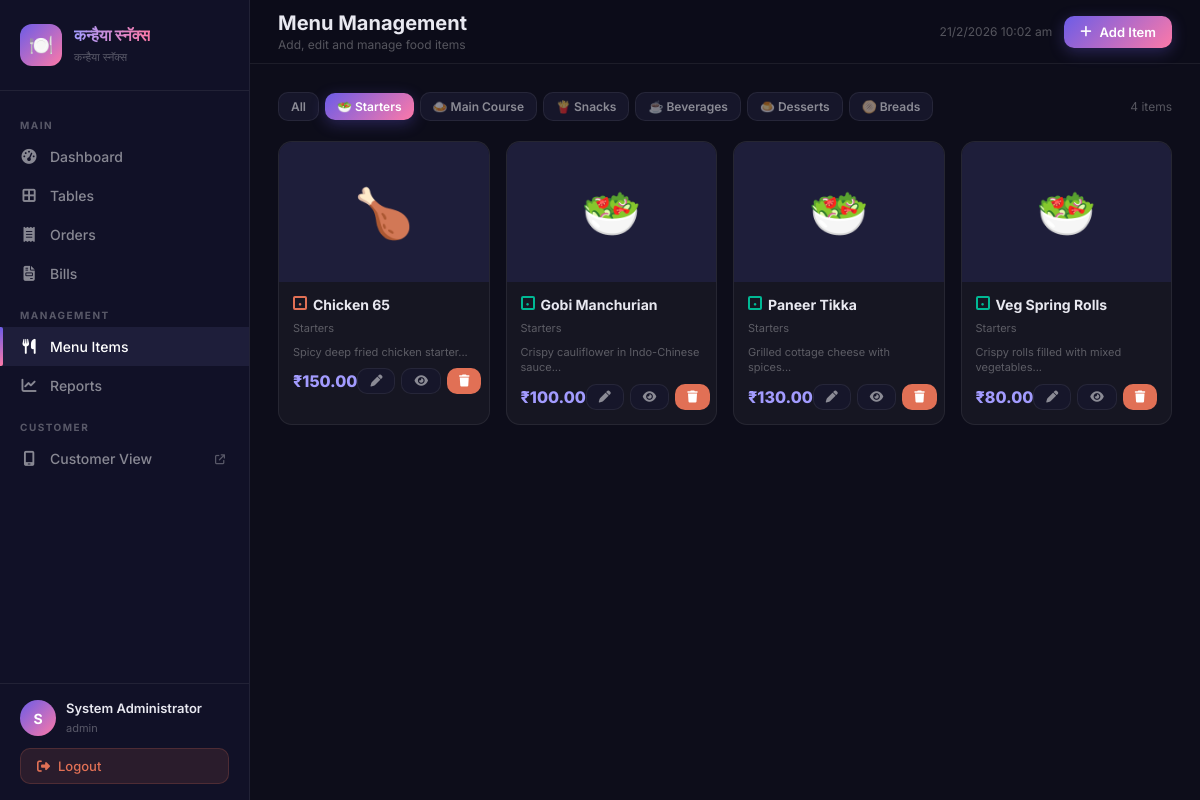
The app's page /admin/menu.php?cat=1 (signed in) with its own data.
### tables this page shows
CREATE TABLE `menu_categories` (
  `id` INT(11) NOT NULL AUTO_INCREMENT,
  `name` VARCHAR(100) NOT NULL,
  `icon` VARCHAR(50) DEFAULT '🍽️',
  `sort_order` INT(11) NOT NULL DEFAULT 0,
  `is_active` TINYINT(1) NOT NULL DEFAULT 1,
  PRIMARY KEY (`id`)
);

CREATE TABLE `menu_items` (
  `id` INT(11) NOT NULL AUTO_INCREMENT,
  `category_id` INT(11) NOT NULL,
  `name` VARCHAR(200) NOT NULL,
  `description` TEXT DEFAULT NULL,
  `price` DECIMAL(10,2) NOT NULL,
  `image` VARCHAR(255) DEFAULT NULL,
  `is_veg` TINYINT(1) NOT NULL DEFAULT 1,
  `is_available` TINYINT(1) NOT NULL DEFAULT 1,
  `is_deleted` TINYINT(1) NOT NULL DEFAULT 0,
  `sort_order` INT(11) NOT NULL DEFAULT 0,
  `created_at` TIMESTAMP NOT NULL DEFAULT CURRENT_TIMESTAMP,
  `updated_at` TIMESTAMP NOT NULL DEFAULT CURRENT_TIMESTAMP ON UPDATE CURRENT_TIMESTAMP,
  PRIMARY KEY (`id`),
  KEY `category_id` (`category_id`),
  CONSTRAINT `fk_menu_category` FOREIGN KEY (`category_id`) REFERENCES `menu_categories` (`id`) ON DELETE CASCADE
);

### config/database.php (called while the page is built, shortened)
<?php
class Database {
    private static $instance = null;
    private $pdo;
    private function __construct() {
        $dsn = "mysql:host=" . DB_HOST . ";dbname=" . DB_NAME . ";charset=" . DB_CHARSET;
        $options = [
            PDO::ATTR_ERRMODE            => PDO::ERRMODE_EXCEPTION,
            PDO::ATTR_DEFAULT_FETCH_MODE => PDO::FETCH_ASSOC,
            PDO::ATTR_EMULATE_PREPARES   => false,
        ];
        try {
            $this->pdo = new PDO($dsn, DB_USER, DB_PASS, $options);
        } catch (PDOException $e) {
            die(json_encode(['error' => 'Database connection failed: ' . $e->getMessage()]));
        }
    }
    public static function getInstance() {
        if (self::$instance === null) {
            self::$instance = new self();
        }
        return self::$instance;
    }
    public function query($sql, $params = []) {
        $stmt = $this->pdo->prepare($sql);
        $stmt->execute($params);
        return $stmt;
    }
    public function fetchAll($sql, $params = []) {
        return $this->query($sql, $params)->fetchAll();
    }
}
function db() {
    return Database::getInstance();
}

### config/config.php (called while the page is built, shortened)
<?php
require_once __DIR__ . '/database.php';
function formatCurrency($amount) {
    return CURRENCY . number_format($amount, 2);
}

### admin/menu.php (the view, shortened to what this page needs)
<?php
require_once __DIR__ . '/../config/config.php';
$topbarActions = '<a href="javascript:void(0)" onclick="openAddItemModal()" class="topbar-btn btn-primary"><i class="fa fa-plus"></i> Add Item</a>';
$categories = db()->fetchAll("SELECT * FROM menu_categories WHERE is_active=1 ORDER BY sort_order");
$selectedCat = isset($_GET['cat']) ? (int)$_GET['cat'] : 0;
$sql = "SELECT m.*, c.name as category_name FROM menu_items m JOIN menu_categories c ON m.category_id=c.id WHERE m.is_deleted=0";
$params = [];
if ($selectedCat) { $sql .= " AND m.category_id=?"; $params[] = $selectedCat; }
$sql .= " ORDER BY c.sort_order, m.sort_order, m.name";
$items = db()->fetchAll($sql, $params);
include __DIR__ . '/partials/header.php';
?>
<div style="display:flex;gap:6px;flex-wrap:wrap;margin-bottom:20px;align-items:center">
    <a href="menu.php" class="topbar-btn <?= $selectedCat?'btn-secondary':'btn-primary' ?> btn-sm">All</a>
    <?php foreach($categories as $c): ?>
    <a href="menu.php?cat=<?= $c['id'] ?>" class="topbar-btn <?= $selectedCat==$c['id']?'btn-primary':'btn-secondary' ?> btn-sm"><?= $c['icon'] ?> <?= $c['name'] ?></a>
    <?php endforeach; ?>
    <span style="margin-left:auto;color:var(--text-muted);font-size:12px"><?= count($items) ?> items</span>
</div>
<?php if (empty($items)): ?>
<div class="empty-state"><div class="empty-icon">🍽️</div><h3>No items found</h3><p>Add your first menu item using the button above.</p></div>
<?php else: ?>
<div class="menu-grid">
<?php foreach ($items as $item): ?>
<div class="menu-item-card <?= !$item['is_available']?'unavailable':'' ?>" id="item-<?= $item['id'] ?>">
    <div class="item-img">
        <?php if ($item['image'] && file_exists(UPLOAD_PATH . $item['image'])): ?>
        <img src="<?= UPLOAD_URL . $item['image'] ?>" alt="<?= htmlspecialchars($item['name']) ?>">
        <?php else: ?>
        <?= $item['is_veg'] ? '🥗' : '🍗' ?>
        <?php endif; ?>
    </div>
    <div class="item-body">
        <div style="display:flex;align-items:flex-start;gap:6px;margin-bottom:4px">
            <span class="veg-dot <?= $item['is_veg']?'veg':'nonveg' ?>"></span>
            <div class="item-name"><?= htmlspecialchars($item['name']) ?></div>
        </div>
        <div class="item-cat"><?= $item['category_name'] ?></div>
        <?php if ($item['description']): ?>
        <div style="font-size:11px;color:var(--text-muted);margin-bottom:8px;line-height:1.4"><?= htmlspecialchars(substr($item['description'],0,60)) ?>...</div>
        <?php endif; ?>
        <div class="item-footer">
            <div class="item-price"><?= formatCurrency($item['price']) ?></div>
            <div class="item-actions">
                <button class="topbar-btn btn-secondary btn-sm" onclick='editItem(<?= json_encode($item) ?>)' title="Edit"><i class="fa fa-pen"></i></button>
                <button class="topbar-btn btn-secondary btn-sm" onclick="toggleAvailability(<?= $item['id'] ?>, <?= $item['is_available'] ?>)" title="Toggle availability"><i class="fa fa-<?= $item['is_available']?'eye':'eye-slash' ?>"></i></button>
                <button class="topbar-btn btn-danger btn-sm" onclick="deleteItem(<?= $item['id'] ?>, '<?= addslashes($item['name']) ?>')" title="Delete"><i class="fa fa-trash"></i></button>
            </div>
        </div>
    </div>
</div>
<?php endforeach; ?>
</div>
<?php endif; ?>
<?php include __DIR__ . '/partials/footer.php'; ?>

### assets/css/admin.css (style rules this page uses)
:root { --primary: #6c5ce7; --primary-light: #a29bfe; --accent: #fd79a8; --success: #00b894; --warning: #fdcb6e; --danger: #e17055; --info: #74b9ff; --bg-dark: #0d0d1a; --bg-card: #16162a; --bg-sidebar: #111127; --bg-hover: #1e1e3a; --border: rgba(255,255,255,0.07); --text-primary: #e8e8f0; --text-secondary: rgba(255,255,255,0.5); --text-muted: rgba(255,255,255,0.3); --sidebar-width: 250px; --header-height: 64px; --border-radius: 12px; --shadow: 0 4px 24px rgba(0,0,0,0.3); --table-available: #2d3748; --table-unpaid: rgba(225,112,85,0.15); --table-paid: rgba(0,184,148,0.15); --table-unpaid-border: #e17055; --table-paid-border: #00b894; }
* { margin: 0; padding: 0; box-sizing: border-box; }
body { font-family: 'Inter', sans-serif; background: var(--bg-dark); color: var(--text-primary); min-height: 100vh; overflow-x: hidden; }
.topbar-btn { display: inline-flex; align-items: center; gap: 8px; padding: 8px 16px; border-radius: 10px; font-size: 13px; font-weight: 600; cursor: pointer; border: none; transition: all 0.2s; font-family: 'Inter', sans-serif; text-decoration: none; }
.btn-primary { background: linear-gradient(135deg, var(--primary), var(--accent)); color: #fff; box-shadow: 0 4px 15px rgba(108,92,231,0.3); }
.btn-secondary { background: var(--bg-card); color: var(--text-secondary); border: 1px solid var(--border); }
.btn-danger { background: var(--danger); color: #fff; }
.btn-sm { padding: 6px 12px; font-size: 12px; }
.menu-grid { display: grid; grid-template-columns: repeat(auto-fill, minmax(200px, 1fr)); gap: 16px; }
.menu-item-card { background: rgba(255,255,255,0.04); border: 1px solid var(--border); border-radius: 14px; overflow: hidden; transition: all 0.25s; position: relative; }
.menu-item-card .item-img { width: 100%; height: 140px; object-fit: cover; background: var(--bg-hover); display: flex; align-items: center; justify-content: center; font-size: 48px; }
.menu-item-card .item-body { padding: 14px; }
.menu-item-card .item-name { font-size: 14px; font-weight: 700; margin-bottom: 4px; }
.menu-item-card .item-cat { font-size: 11px; color: var(--text-muted); margin-bottom: 10px; }
.menu-item-card .item-footer { display: flex; align-items: center; justify-content: space-between; }
.menu-item-card .item-price { font-size: 16px; font-weight: 800; color: var(--primary-light); }
.menu-item-card .item-actions { display: flex; gap: 6px; }
.veg-dot { width: 14px; height: 14px; border: 2px solid; border-radius: 2px; display: inline-flex; align-items: center; justify-content: center; flex-shrink: 0; }
.veg-dot.veg { border-color: var(--success); }
.veg-dot.veg::after { content: '●'; color: var(--success); font-size: 6px; }
.veg-dot.nonveg { border-color: var(--danger); }
.veg-dot.nonveg::after { content: '●'; color: var(--danger); font-size: 6px; }

### records on screen
menu_categories: icon "🥗", name "Starters"
menu_categories: icon "🍛", name "Main Course"
menu_categories: icon "🍟", name "Snacks"
menu_categories: icon "☕", name "Beverages"
menu_categories: icon "🍮", name "Desserts"
menu_categories: icon "🫓", name "Breads"
menu_items: is_veg 0 (drawn), name "Chicken 65", category.name "Starters", description "Spicy deep fried chicken starter", price "₹150.00", is_available 1 (drawn)
menu_items: is_veg 1 (drawn), name "Gobi Manchurian", category.name "Starters", description "Crispy cauliflower in Indo-Chinese sauce", price "₹100.00", is_available 1 (drawn)
menu_items: is_veg 1 (drawn), name "Paneer Tikka", category.name "Starters", description "Grilled cottage cheese with spices", price "₹130.00", is_available 1 (drawn)
menu_items: is_veg 1 (drawn), name "Veg Spring Rolls", category.name "Starters", description "Crispy rolls filled with mixed vegetables", price "₹80.00", is_available 1 (drawn)

### other values on screen
APP_NAME "कन्हैया स्नॅक्स"
APP_TAGLINE "कन्हैया स्नॅक्स"
substr($admin['full_name'] ?? 'A', 0, 1) "S"
$admin['full_name'] "System Administrator"
$admin['role'] "admin"
$pageTitle "Menu Management"
$pageSubtitle "Add, edit and manage food items"
count($items) "4"
